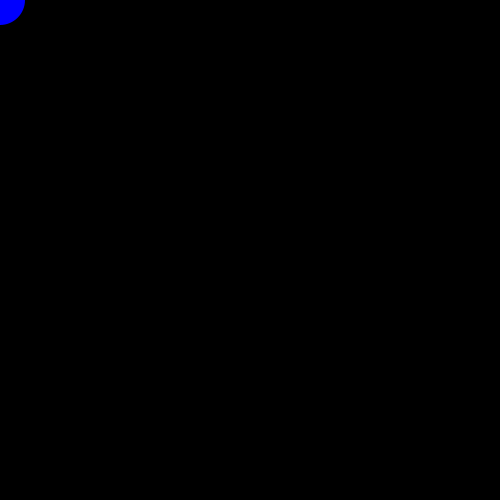
Frame 1 (no input)
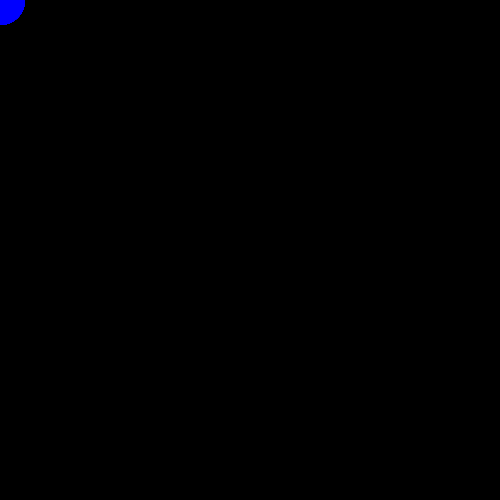
Frame 60 (the mouse pressed at the canvas centre just before this capture)
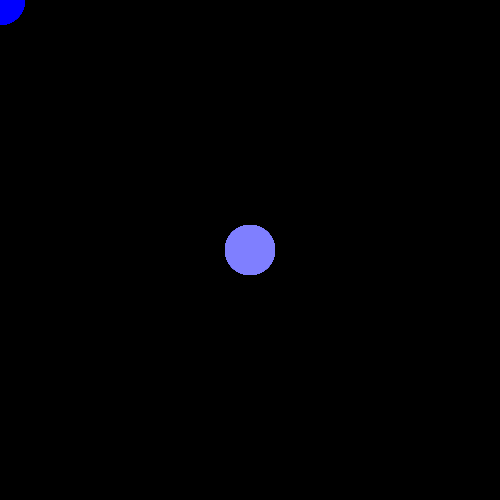
Frame 120 (the mouse held since frame 60 and released just before this capture)

The Processing sketch that drew these frames (run headless with seeded random() and noise(); from frame 60 on, the mouse is pressed at the canvas centre):

// Processing sketch: Circle_Wants_Your_Pointer
// ── Circle_Wants_Your_Pointer.pde
int x;
int y;
int xchange;
int ychange;
int pxchange;
int nxchange;
int pychange;
int nychange;

void setup () {
  size(500,500);
  background(0);
  x = 0;
  y = 0;
  xchange = pxchange;
  ychange = pychange;
  pxchange = 4;
  nxchange = -2;
  pychange = 2;
  nychange = -5;
}

void draw () {
  noStroke();
  fill(mouseX*.51,mouseY*.51,255);
  ellipse(mouseX,mouseY,50,50);
  x = x + xchange;
  y = y + ychange;
  
  if (x > width-25) {
    xchange = nxchange;
  }
  if (x <= 25) {
    xchange = pxchange;
  }
  if (y > height-25) {
    ychange = nychange;
  }
  if (y <= 25) {
    ychange = pychange;
  } 
  
}
